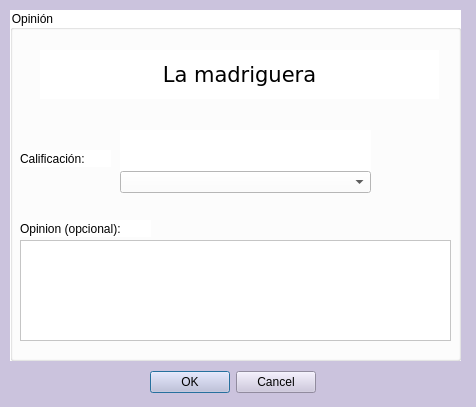
<?xml version="1.0" encoding="UTF-8"?>
<ui version="4.0">
 <class>Valoracion</class>
 <widget class="QDialog" name="Valoracion">
  <property name="geometry">
   <rect>
    <x>0</x>
    <y>0</y>
    <width>476</width>
    <height>407</height>
   </rect>
  </property>
  <property name="windowTitle">
   <string>Dialog</string>
  </property>
  <property name="styleSheet">
   <string notr="true">background-color: rgb(203, 195, 221);</string>
  </property>
  <widget class="QGroupBox" name="groupBox">
   <property name="geometry">
    <rect>
     <x>10</x>
     <y>10</y>
     <width>451</width>
     <height>351</height>
    </rect>
   </property>
   <property name="styleSheet">
    <string notr="true">background-color: rgb(255, 255, 255);</string>
   </property>
   <property name="title">
    <string>Opinión</string>
   </property>
   <widget class="QLabel" name="label_3">
    <property name="geometry">
     <rect>
      <x>10</x>
      <y>210</y>
      <width>131</width>
      <height>17</height>
     </rect>
    </property>
    <property name="text">
     <string>Opinion (opcional):</string>
    </property>
   </widget>
   <widget class="QLabel" name="label">
    <property name="geometry">
     <rect>
      <x>10</x>
      <y>140</y>
      <width>91</width>
      <height>17</height>
     </rect>
    </property>
    <property name="text">
     <string>Calificación:</string>
    </property>
   </widget>
   <widget class="QLabel" name="label_nombre">
    <property name="geometry">
     <rect>
      <x>30</x>
      <y>40</y>
      <width>399</width>
      <height>49</height>
     </rect>
    </property>
    <property name="font">
     <font>
      <family>DejaVu Sans</family>
      <pointsize>16</pointsize>
     </font>
    </property>
    <property name="styleSheet">
     <string notr="true">background-color: rgb(255, 255, 255);</string>
    </property>
    <property name="text">
     <string>La madriguera</string>
    </property>
    <property name="alignment">
     <set>Qt::AlignCenter</set>
    </property>
   </widget>
   <widget class="QWidget" name="layoutWidget">
    <property name="geometry">
     <rect>
      <x>110</x>
      <y>120</y>
      <width>251</width>
      <height>63</height>
     </rect>
    </property>
    <layout class="QVBoxLayout" name="verticalLayout_2">
     <item>
      <layout class="QHBoxLayout" name="horizontalLayout">
       <item>
        <widget class="QLabel" name="label_4">
         <property name="text">
          <string/>
         </property>
         <property name="pixmap">
          <pixmap>../Pictures/estrella.png</pixmap>
         </property>
        </widget>
       </item>
       <item>
        <widget class="QLabel" name="label_5">
         <property name="text">
          <string/>
         </property>
         <property name="pixmap">
          <pixmap>../Pictures/estrella.png</pixmap>
         </property>
        </widget>
       </item>
       <item>
        <widget class="QLabel" name="label_8">
         <property name="text">
          <string/>
         </property>
         <property name="pixmap">
          <pixmap>../Pictures/estrella.png</pixmap>
         </property>
        </widget>
       </item>
       <item>
        <widget class="QLabel" name="label_9">
         <property name="text">
          <string/>
         </property>
         <property name="pixmap">
          <pixmap>../Pictures/estrella.png</pixmap>
         </property>
        </widget>
       </item>
      </layout>
     </item>
     <item>
      <widget class="QComboBox" name="comboBox_estrella"/>
     </item>
    </layout>
   </widget>
   <widget class="QPlainTextEdit" name="plainTextEdit_comentario">
    <property name="geometry">
     <rect>
      <x>10</x>
      <y>230</y>
      <width>431</width>
      <height>101</height>
     </rect>
    </property>
   </widget>
  </widget>
  <widget class="QDialogButtonBox" name="buttonBox">
   <property name="geometry">
    <rect>
     <x>150</x>
     <y>370</y>
     <width>166</width>
     <height>25</height>
    </rect>
   </property>
   <property name="standardButtons">
    <set>QDialogButtonBox::Cancel|QDialogButtonBox::Ok</set>
   </property>
  </widget>
 </widget>
 <resources/>
 <connections/>
</ui>
